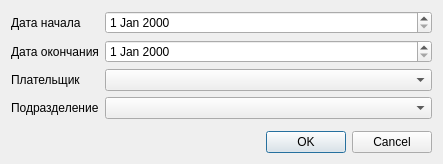
<?xml version="1.0" encoding="UTF-8"?>
<ui version="4.0">
 <class>ReportCurePatientsSetupDialog</class>
 <widget class="QDialog" name="ReportCurePatientsSetupDialog">
  <property name="geometry">
   <rect>
    <x>0</x>
    <y>0</y>
    <width>400</width>
    <height>151</height>
   </rect>
  </property>
  <property name="windowTitle">
   <string>Dialog</string>
  </property>
  <layout class="QFormLayout" name="formLayout">
   <item row="0" column="0">
    <widget class="QLabel" name="label">
     <property name="text">
      <string>Дата начала</string>
     </property>
    </widget>
   </item>
   <item row="0" column="1">
    <widget class="CDateEdit" name="edtBegDate">
     <property name="sizePolicy">
      <sizepolicy hsizetype="Expanding" vsizetype="Fixed">
       <horstretch>0</horstretch>
       <verstretch>0</verstretch>
      </sizepolicy>
     </property>
    </widget>
   </item>
   <item row="1" column="0">
    <widget class="QLabel" name="label_2">
     <property name="text">
      <string>Дата окончания</string>
     </property>
    </widget>
   </item>
   <item row="1" column="1">
    <widget class="CDateEdit" name="edtEndDate">
     <property name="sizePolicy">
      <sizepolicy hsizetype="Expanding" vsizetype="Fixed">
       <horstretch>0</horstretch>
       <verstretch>0</verstretch>
      </sizepolicy>
     </property>
    </widget>
   </item>
   <item row="2" column="0">
    <widget class="QLabel" name="label_3">
     <property name="text">
      <string>Плательщик</string>
     </property>
    </widget>
   </item>
   <item row="2" column="1">
    <widget class="COrgComboBox" name="cmbOrganisation">
     <property name="sizePolicy">
      <sizepolicy hsizetype="Expanding" vsizetype="Fixed">
       <horstretch>0</horstretch>
       <verstretch>0</verstretch>
      </sizepolicy>
     </property>
    </widget>
   </item>
   <item row="3" column="0">
    <widget class="QLabel" name="label_4">
     <property name="text">
      <string>Подразделение</string>
     </property>
    </widget>
   </item>
   <item row="3" column="1">
    <widget class="COrgStructureComboBox" name="cmbOrgStruct">
     <property name="sizePolicy">
      <sizepolicy hsizetype="Expanding" vsizetype="Fixed">
       <horstretch>0</horstretch>
       <verstretch>0</verstretch>
      </sizepolicy>
     </property>
    </widget>
   </item>
   <item row="4" column="1">
    <spacer name="verticalSpacer">
     <property name="orientation">
      <enum>Qt::Vertical</enum>
     </property>
     <property name="sizeHint" stdset="0">
      <size>
       <width>327</width>
       <height>2</height>
      </size>
     </property>
    </spacer>
   </item>
   <item row="5" column="0" colspan="2">
    <widget class="QDialogButtonBox" name="buttonBox">
     <property name="orientation">
      <enum>Qt::Horizontal</enum>
     </property>
     <property name="standardButtons">
      <set>QDialogButtonBox::Cancel|QDialogButtonBox::Ok</set>
     </property>
    </widget>
   </item>
  </layout>
 </widget>
 <customwidgets>
  <customwidget>
   <class>CDateEdit</class>
   <extends>QDateEdit</extends>
   <header>library/DateEdit</header>
  </customwidget>
  <customwidget>
   <class>COrgComboBox</class>
   <extends>QComboBox</extends>
   <header>Orgs/OrgComboBox</header>
  </customwidget>
  <customwidget>
   <class>COrgStructureComboBox</class>
   <extends>QComboBox</extends>
   <header>Orgs/OrgStructComboBoxes</header>
  </customwidget>
 </customwidgets>
 <resources/>
 <connections>
  <connection>
   <sender>buttonBox</sender>
   <signal>rejected()</signal>
   <receiver>ReportCurePatientsSetupDialog</receiver>
   <slot>reject()</slot>
   <hints>
    <hint type="sourcelabel">
     <x>316</x>
     <y>260</y>
    </hint>
    <hint type="destinationlabel">
     <x>286</x>
     <y>274</y>
    </hint>
   </hints>
  </connection>
 </connections>
</ui>
